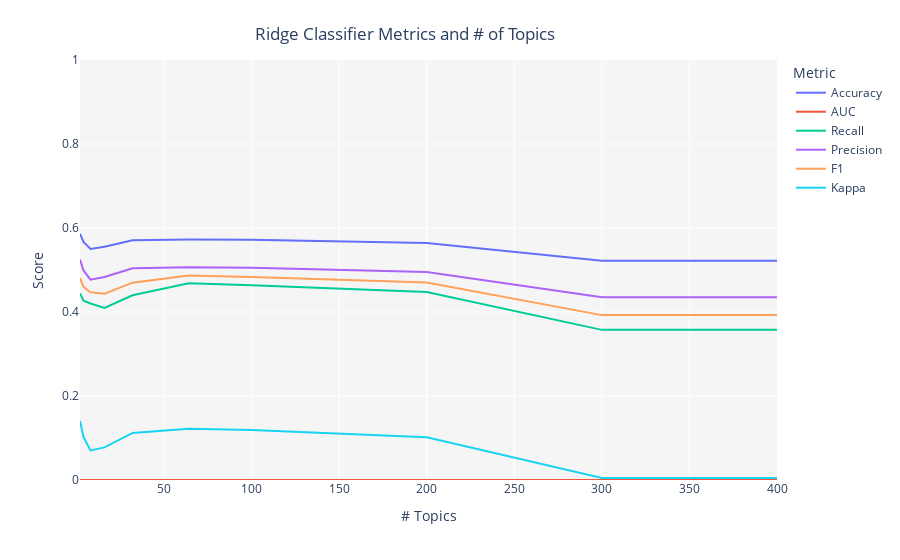

Notebook source saved alongside this figure:
### Code cell
tuned_lda = tune_model(model = 'lda', supervised_target = 'target', multi_core=True,
                      estimator='ridge', optimize='F1', fold=3)
save_model(tuned_lda, 'lda_model_3fold_f1_ridge')

### Figure 1 — Plotly figure (JSON) as saved in the notebook; plotly's stock layout.template omitted (floating-point values rounded to 4 significant figures)
{"data": [{"hovertemplate": "Metric=Accuracy<br># Topics=%{x}<br>Score=%{y}<extra></extra>", "legendgroup": "Accuracy", "line": {"color": "#636efa", "dash": "solid", "shape": "linear"}, "mode": "lines", "name": "Accuracy", "orientation": "v", "showlegend": true, "type": "scatter", "x": [2, 4, 8, 16, 32, 64, 100, 200, 300, 400], "xaxis": "x", "y": [0.586, 0.5669, 0.5502, 0.5555, 0.5709, 0.5728, 0.5719, 0.5642, 0.5219, 0.5219], "yaxis": "y"}, {"hovertemplate": "Metric=AUC<br># Topics=%{x}<br>Score=%{y}<extra></extra>", "legendgroup": "AUC", "line": {"color": "#EF553B", "dash": "solid", "shape": "linear"}, "mode": "lines", "name": "AUC", "orientation": "v", "showlegend": true, "type": "scatter", "x": [2, 4, 8, 16, 32, 64, 100, 200, 300, 400], "xaxis": "x", "y": [0, 0, 0, 0, 0, 0, 0, 0, 0, 0], "yaxis": "y"}, {"hovertemplate": "Metric=Recall<br># Topics=%{x}<br>Score=%{y}<extra></extra>", "legendgroup": "Recall", "line": {"color": "#00cc96", "dash": "solid", "shape": "linear"}, "mode": "lines", "name": "Recall", "orientation": "v", "showlegend": true, "type": "scatter", "x": [2, 4, 8, 16, 32, 64, 100, 200, 300, 400], "xaxis": "x", "y": [0.444, 0.4267, 0.4203, 0.4098, 0.4399, 0.4686, 0.4636, 0.4476, 0.3575, 0.3575], "yaxis": "y"}, {"hovertemplate": "Metric=Precision<br># Topics=%{x}<br>Score=%{y}<extra></extra>", "legendgroup": "Precision", "line": {"color": "#ab63fa", "dash": "solid", "shape": "linear"}, "mode": "lines", "name": "Precision", "orientation": "v", "showlegend": true, "type": "scatter", "x": [2, 4, 8, 16, 32, 64, 100, 200, 300, 400], "xaxis": "x", "y": [0.525, 0.4989, 0.477, 0.4834, 0.5042, 0.5064, 0.5052, 0.4955, 0.4354, 0.4354], "yaxis": "y"}, {"hovertemplate": "Metric=F1<br># Topics=%{x}<br>Score=%{y}<extra></extra>", "legendgroup": "F1", "line": {"color": "#FFA15A", "dash": "solid", "shape": "linear"}, "mode": "lines", "name": "F1", "orientation": "v", "showlegend": true, "type": "scatter", "x": [2, 4, 8, 16, 32, 64, 100, 200, 300, 400], "xaxis": "x", "y": [0.4811, 0.46, 0.4469, 0.4436, 0.4698, 0.4868, 0.4835, 0.4703, 0.3926, 0.3926], "yaxis": "y"}, {"hovertemplate": "Metric=Kappa<br># Topics=%{x}<br>Score=%{y}<extra></extra>", "legendgroup": "Kappa", "line": {"color": "#19d3f3", "dash": "solid", "shape": "linear"}, "mode": "lines", "name": "Kappa", "orientation": "v", "showlegend": true, "type": "scatter", "x": [2, 4, 8, 16, 32, 64, 100, 200, 300, 400], "xaxis": "x", "y": [0.1408, 0.1022, 0.07041, 0.07768, 0.1122, 0.1219, 0.119, 0.1017, 0.004584, 0.004584], "yaxis": "y"}], "layout": {"legend": {"title": {"text": "Metric"}, "tracegroupgap": 0}, "margin": {"t": 60}, "plot_bgcolor": "rgb(245,245,245)", "title": {"text": "Ridge Classifier Metrics and # of Topics", "x": 0.45, "xanchor": "center", "y": 0.95, "yanchor": "top"}, "xaxis": {"anchor": "y", "domain": [0, 1], "title": {"text": "# Topics"}}, "yaxis": {"anchor": "x", "domain": [0, 1], "range": [0, 1], "title": {"text": "Score"}}}}
